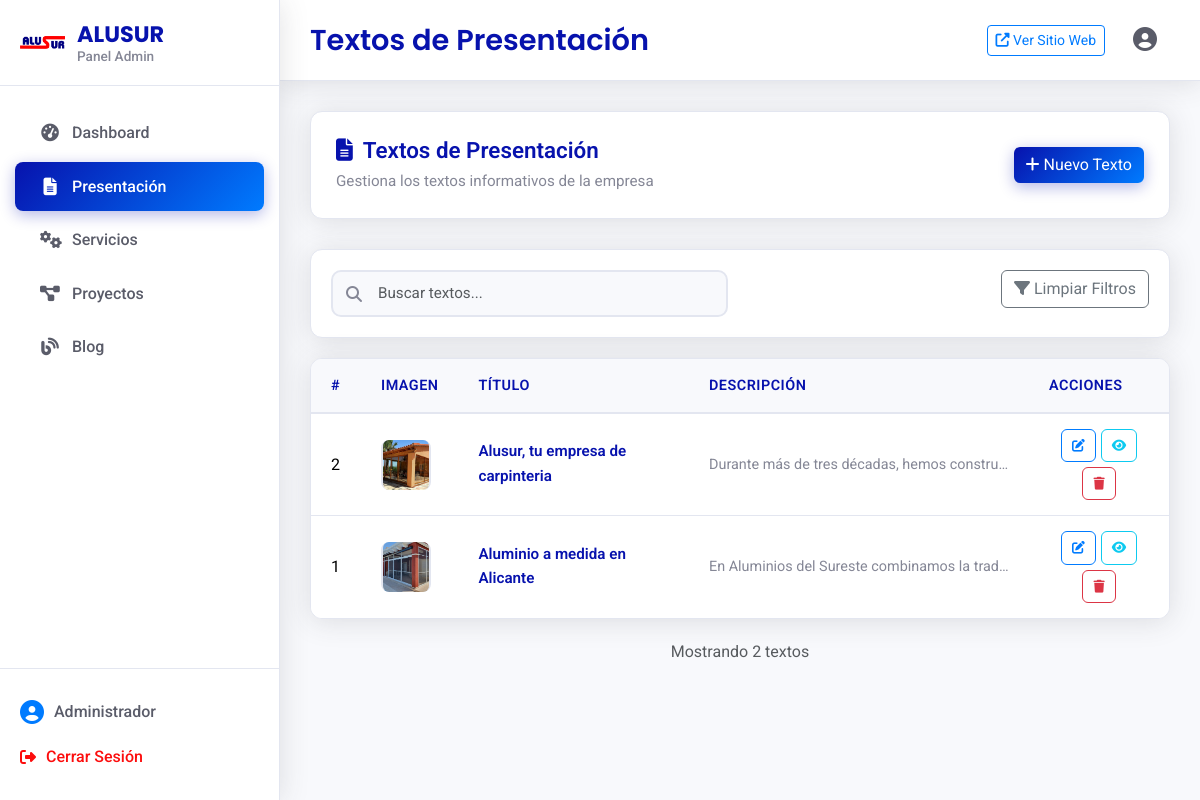
Page /es/admin/presentacion/ (signed in) on the committed database.
### app/models.py (models this page shows)
class TextoPresentacion(models.Model):
    titulo = models.CharField(max_length=100)
    descripcion = models.TextField()
    titulo_en = models.CharField(max_length=100, blank=True, null=True, verbose_name="Título (English)")
    descripcion_en = models.TextField(blank=True, null=True, verbose_name="Descripción (English)")
    imagen = models.ImageField(
        storage=seleccionar_storage(),
        upload_to='TextoPresentacion/',
        blank=True,
        null=True
    )

### app/views.py (the view)
# urls.py: path('admin/presentacion/', views.admin_presentacion, name='admin_presentacion'),
@login_required(login_url='admin_login')
def admin_presentacion(request):
    presentaciones = TextoPresentacion.objects.all().order_by('-id')  # Cambiado a -id
    context = {
        'presentaciones': presentaciones,
    }
    return render(request, 'app/admin/presentacion.html', context)

### app/templates/app/admin/presentacion.html (shortened to what this page needs)
{% extends "app/admin/base.html" %}
{% load static %}
{% block page_title %}Textos de Presentación{% endblock page_title %}
{% block extra_css %}
<link rel="stylesheet" href="{% static 'app/admin/crud.css' %}">
{% endblock extra_css %}
{% block content %}
<div class="crud-container">
    <div class="crud-header">
        <div class="crud-header-left">
            <h5 class="crud-title">
                <i class="fas fa-file-alt"></i>
                Textos de Presentación
            </h5>
            <p class="crud-subtitle">Gestiona los textos informativos de la empresa</p>
        </div>
        <div class="crud-header-right">
            <button class="btn btn-primary" data-bs-toggle="modal" data-bs-target="#presentacionModal" onclick="openCreateModal()">
                <i class="fas fa-plus"></i>
                Nuevo Texto
            </button>
        </div>
    </div>
    <div class="crud-filters">
        <div class="row">
            <div class="col-md-6">
                <div class="search-box">
                    <input type="text" class="form-control" id="searchInput" placeholder="Buscar textos...">
                    <i class="fas fa-search search-icon"></i>
                </div>
            </div>
            <div class="col-md-6">
                <div class="filter-actions">
                    <button class="btn btn-outline-secondary" onclick="clearFilters()">
                        <i class="fas fa-filter"></i>
                        Limpiar Filtros
                    </button>
                </div>
            </div>
        </div>
    </div>
    <div class="crud-table-container">
        <div class="table-responsive">
            <table class="table crud-table" id="presentacionTable">
                <thead>
                    <tr>
                        <th width="50">#</th>
                        <th>Imagen</th>
                        <th>Título</th>
                        <th>Descripción</th>
                        <th width="120">Acciones</th>
                    </tr>
                </thead>
                <tbody>
                    {% for presentacion in presentaciones %}
                    <tr>
                        <td>{{ presentacion.id }}</td>
                        <td>
                            <div class="table-image">
                                {% if presentacion.imagen %}
                                    <img src="{{ presentacion.imagen.url }}" alt="{{ presentacion.titulo }}" class="img-fluid rounded" style="width: 50px; height: 50px; object-fit: cover;">
                                {% else %}
                                    <i class="fas fa-image"></i>
                                {% endif %}
                            </div>
                        </td>
                        <td>
                            <div class="table-title">{{ presentacion.titulo }}</div>
                        </td>
                        <td>
                            <div class="table-description">
                                {{ presentacion.descripcion|truncatechars:100 }}
                            </div>
                        </td>
                        <td>
                            <div class="action-buttons">
                                <button class="btn btn-sm btn-outline-primary" onclick="editPresentacion({{ presentacion.id }})" title="Editar">
                                    <i class="fas fa-edit"></i>
                                </button>
                                <button class="btn btn-sm btn-outline-info" onclick="viewPresentacion({{ presentacion.id }})" title="Ver">
                                    <i class="fas fa-eye"></i>
                                </button>
                                <button class="btn btn-sm btn-outline-danger" onclick="deletePresentacion({{ presentacion.id }})" title="Eliminar">
                                    <i class="fas fa-trash"></i>
                                </button>
                            </div>
                        </td>
                    </tr>
                    {% endfor %}
                </tbody>
            </table>
        </div>
    </div>
    {% if presentaciones.count > 0 %}
    <div class="crud-pagination">
        <nav aria-label="Paginación">
            <div class="d-flex justify-content-center">
                <span class="text-muted">Mostrando {{ presentaciones.count }} texto{{ presentaciones.count|pluralize:"s" }}</span>
            </div>
        </nav>
    </div>
    {% endif %}
</div>
{% endblock content %}

### app/static/app/admin/base.css (style rules this page uses)
:root { --color-primario: #0712ad; --color-primario-hover: #0056b3; --color-acento: #007bff; --color-acento-hover: #0069d9; --color-secundario: #0a58ca; --color-highlight: #4a86e8; --color-resaltado: #fc0d0d; --admin-sidebar-bg: #ffffff; --admin-sidebar-border: #e3e6f0; --admin-header-bg: #ffffff; --admin-content-bg: #f8f9fc; --admin-text: #5a5c69; --admin-text-light: #858796; --admin-shadow: 0 0.15rem 1.75rem 0 rgba(58, 59, 69, 0.15); --admin-shadow-hover: 0 0.25rem 2rem 0 rgba(58, 59, 69, 0.2); }
* { margin: 0; padding: 0; box-sizing: border-box; }
body { font-family: 'Roboto', sans-serif; background-color: var(--admin-content-bg); color: var(--admin-text); line-height: 1.6; overflow-x: hidden; }
.btn-outline-primary { border-color: var(--color-acento); color: var(--color-acento); }
.btn-primary { background: linear-gradient(135deg, var(--color-primario), var(--color-acento)); border: none; box-shadow: 0 4px 15px rgba(7, 18, 173, 0.3); }

### app/static/app/admin/crud.css (style rules this page uses)
.crud-container { max-width: 100%; }
.crud-header { display: flex; justify-content: space-between; align-items: center; margin-bottom: 30px; padding: 25px; background: white; border-radius: 12px; box-shadow: 0 0.15rem 1.75rem 0 rgba(58, 59, 69, 0.15); border: 1px solid #e3e6f0; }
.crud-header-left { flex: 1; }
.crud-title { font-size: 1.4rem; font-weight: 600; color: var(--color-primario); margin: 0 0 5px 0; display: flex; align-items: center; gap: 10px; }
.crud-subtitle { color: #858796; margin: 0; font-size: 0.95rem; }
.crud-header-right { flex-shrink: 0; }
.crud-filters { background: white; padding: 20px; border-radius: 12px; box-shadow: 0 0.15rem 1.75rem 0 rgba(58, 59, 69, 0.15); border: 1px solid #e3e6f0; margin-bottom: 20px; }
.search-box { position: relative; }
.search-box .form-control { padding-left: 45px; border-radius: 10px; border: 2px solid #e3e6f0; background: #f8f9fc; }
.search-icon { position: absolute; left: 15px; top: 50%; transform: translateY(-50%); color: #858796; z-index: 5; }
.filter-actions { display: flex; justify-content: flex-end; gap: 10px; }
.crud-table-container { background: white; border-radius: 12px; box-shadow: 0 0.15rem 1.75rem 0 rgba(58, 59, 69, 0.15); border: 1px solid #e3e6f0; overflow: hidden; margin-bottom: 20px; }
.crud-table { margin: 0; border: none; }
.crud-table thead th { background: #f8f9fc; border: none; border-bottom: 2px solid #e3e6f0; color: var(--color-primario); font-weight: 600; padding: 15px 20px; font-size: 0.9rem; text-transform: uppercase; letter-spacing: 0.5px; }
.crud-table tbody td { border: none; border-bottom: 1px solid #e3e6f0; padding: 15px 20px; vertical-align: middle; }
.crud-table tbody tr:last-child td { border-bottom: none; }
.table-image { width: 50px; height: 50px; background: #f8f9fc; border-radius: 8px; display: flex; align-items: center; justify-content: center; color: #858796; font-size: 1.2rem; border: 2px solid #e3e6f0; }
.table-title { font-weight: 600; color: var(--color-primario); margin-bottom: 2px; font-size: 0.95rem; }
.table-description { color: #858796; font-size: 0.9rem; line-height: 1.4; max-width: 300px; overflow: hidden; text-overflow: ellipsis; white-space: nowrap; }
.action-buttons { display: flex; gap: 5px; justify-content: center; }
.action-buttons .btn { padding: 6px 10px; font-size: 0.8rem; border-radius: 6px; }
.crud-pagination { display: flex; justify-content: center; margin-top: 20px; }
.form-control, .form-select { border: 2px solid #e3e6f0; border-radius: 8px; padding: 10px 15px; font-size: 0.95rem; transition: all 0.3s ease; background: #f8f9fc; }
.crud-table tbody tr { transition: background-color 0.3s ease; }
.action-buttons .btn { transition: all 0.3s ease; }
.action-buttons { display: flex; gap: 5px; justify-content: center; flex-wrap: wrap; }
.crud-table th[width="120"] { width: 140px; }

### rows in the picture
TextoPresentacion: id "2", imagen (picture), titulo "Alusur, tu empresa de carpinteria", descripcion "Durante más de tres décadas, hemos constru…"
TextoPresentacion: id "1", imagen (picture), titulo "Aluminio a medida en Alicante", descripcion "En Aluminios del Sureste combinamos la trad…"

### other values in the picture
{{ presentaciones.count }} "2"
